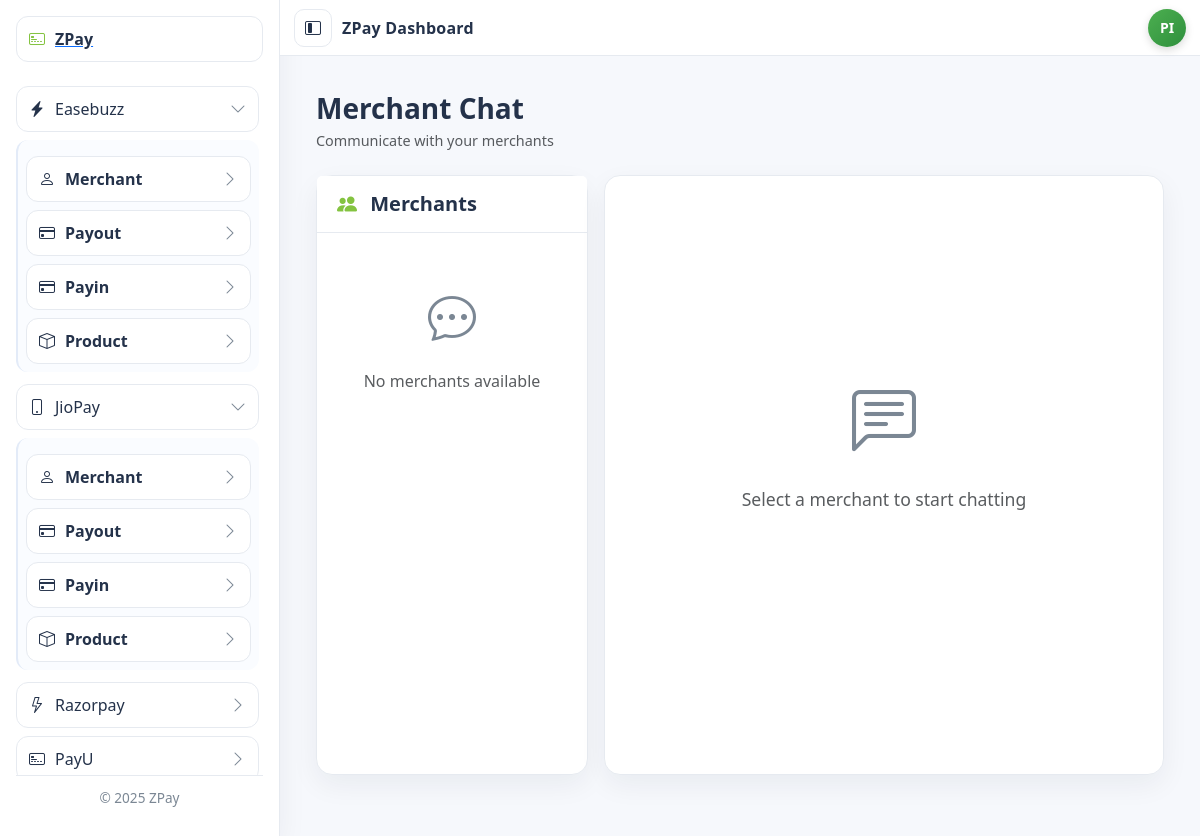
The app's page /dashboard/chat/ (signed in), older data.
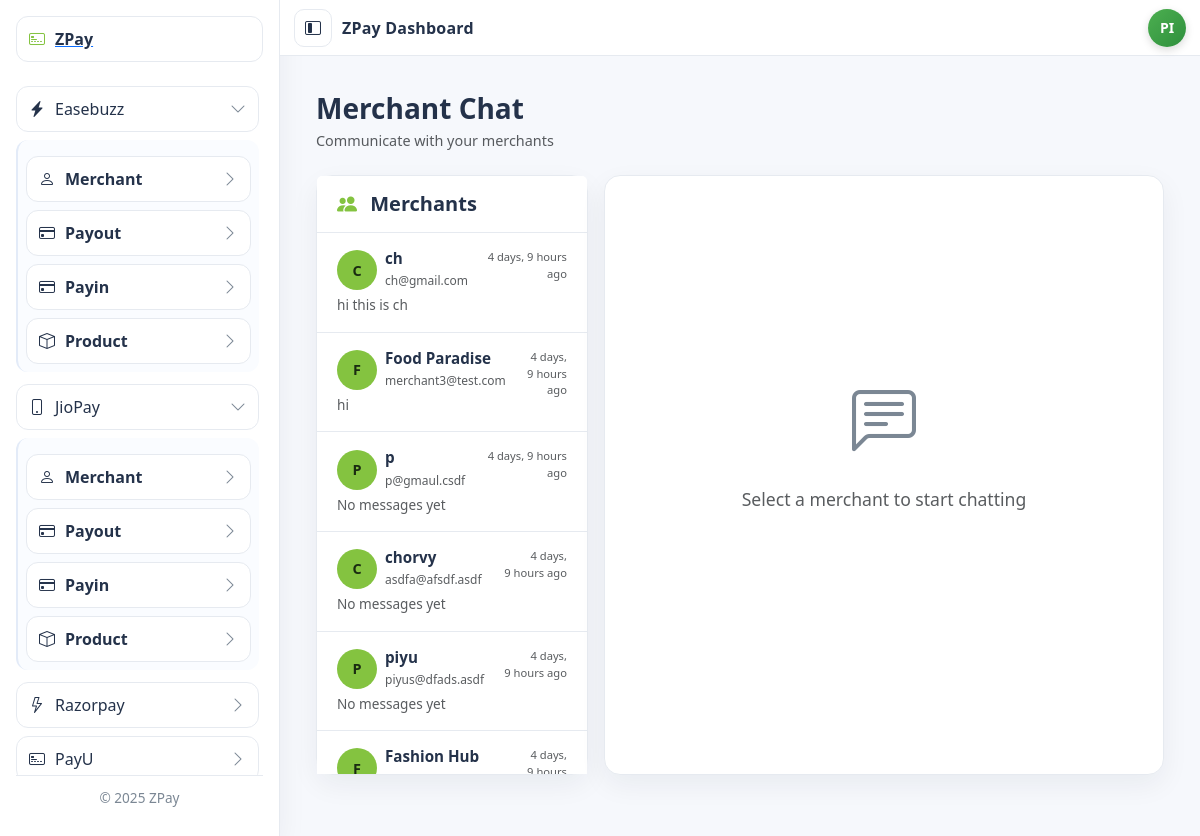
The same page, newer data.
### easebuzz/models.py (models this page shows, shortened)
class Merchant(models.Model):
    user = models.OneToOneField(User, on_delete=models.CASCADE, null=True, blank=True)
    merchant_name = models.CharField(max_length=255)
    business_type = models.CharField(max_length=100, blank=True, null=True)
    email = models.EmailField(unique=True)
    phone = models.CharField(max_length=20, blank=True, null=True)
    pan = models.CharField(max_length=10, blank=True, null=True)
    gstin = models.CharField(max_length=15, blank=True, null=True)
    address = models.TextField(blank=True, null=True)
    city = models.CharField(max_length=100, blank=True, null=True)
    state = models.CharField(max_length=100, blank=True, null=True)
    pincode = models.CharField(max_length=10, blank=True, null=True)
    bank_name = models.CharField(max_length=255, blank=True, null=True)
    account_no = models.CharField(max_length=50, blank=True, null=True)
    ifsc_code = models.CharField(max_length=11, blank=True, null=True)
    account_holder_name = models.CharField(max_length=255, blank=True, null=True)
    inr_balance = models.DecimalField(max_digits=12, decimal_places=2, default=0)
    hold_balance = models.DecimalField(max_digits=12, decimal_places=2, default=0)
    prepaid_status = models.CharField(
        max_length=20,
        choices=[("Active", "Active"), ("Inactive", "Inactive")],
        default="Inactive"
    )
    is_active = models.BooleanField(default=True)
    provider = models.CharField(max_length=100, default="easebuzz")
    easebuzz_key = models.CharField(max_length=255, blank=True, null=True)
    easebuzz_salt = models.CharField(max_length=255, blank=True, null=True)
    jiopay_key = models.CharField(max_length=255, blank=True, null=True)
    jiopay_salt = models.CharField(max_length=255, blank=True, null=True)
    created_at = models.DateTimeField(auto_now_add=True)
    updated_at = models.DateTimeField(auto_now=True)
    class Meta:
        ordering = ['-created_at']

class ChatMessage(models.Model):
    merchant = models.ForeignKey(Merchant, on_delete=models.CASCADE, related_name='chat_messages')
    sender = models.ForeignKey(User, on_delete=models.CASCADE, related_name='sent_messages')
    receiver = models.ForeignKey(User, on_delete=models.CASCADE, related_name='received_messages', null=True, blank=True)
    message = models.TextField()
    is_read = models.BooleanField(default=False)
    is_from_admin = models.BooleanField(default=False)
    created_at = models.DateTimeField(auto_now_add=True)
    read_at = models.DateTimeField(null=True, blank=True)
    class Meta:
        ordering = ['created_at']

### dashboard/chat_views.py (the view)
# urls.py: path('chat/', chat_views.admin_chat_list, name='admin_chat_list'),
@login_required(login_url='/auth/login/')
def admin_chat_list(request):
    if not request.user.is_staff:
        return redirect('/merchant/chat/')
    merchants = Merchant.objects.filter(
        is_active=True
    ).annotate(
        unread_count=Count('chat_messages', filter=Q(chat_messages__is_read=False, chat_messages__is_from_admin=False)),
        last_message_time=Max('chat_messages__created_at')
    ).order_by('-last_message_time', '-created_at')
    for merchant in merchants:
        last_msg = merchant.chat_messages.last()
        merchant.last_message = last_msg.message[:50] + '...' if last_msg and len(last_msg.message) > 50 else (last_msg.message if last_msg else 'No messages yet')
        merchant.last_message_time_display = last_msg.created_at if last_msg else merchant.created_at
    context = {
        'merchants': merchants,
        'active_merchant_id': request.GET.get('merchant_id'),
    }
    return render(request, 'dashboard/pages/admin_chat.html', context)

### dashboard/templates/dashboard/pages/admin_chat.html (shortened to what this page needs)
{% extends "dashboard/base.html" %}
{% block content %}
<div class="page">
  <div class="d-flex align-items-center justify-content-between mb-4">
    <div>
      <h3 class="fw-semibold mb-1" style="color: var(--text);">Merchant Chat</h3>
      <p class="text-muted mb-0" style="font-size: 0.9rem;">Communicate with your merchants</p>
    </div>
  </div>
  <div class="row g-3">
    <div class="col-lg-4">
      <div class="card border-0 rounded-4" style="background: var(--bg); border: 1px solid var(--stroke) !important; box-shadow: var(--shadow); height: calc(100vh - 200px);">
        <div class="card-header" style="background: var(--bg); border-bottom: 1px solid var(--stroke); padding: 16px 20px;">
          <h5 class="mb-0 fw-semibold" style="color: var(--text);">
            <i class="bi bi-people-fill me-2" style="color: var(--accent);"></i>
            Merchants
          </h5>
        </div>
        <div class="card-body p-0" style="overflow-y: auto;">
          {% if merchants %}
            <div class="list-group list-group-flush">
              {% for merchant in merchants %}
              <a href="#"
                 class="list-group-item list-group-item-action merchant-item {% if merchant.id|stringformat:'s' == active_merchant_id %}active{% endif %}"
                 data-merchant-id="{{ merchant.id }}"
                 onclick="loadConversation({{ merchant.id }}); return false;"
                 style="border: none; border-bottom: 1px solid var(--stroke); padding: 16px 20px; cursor: pointer; transition: all 0.2s;">
                <div class="d-flex w-100 justify-content-between align-items-start">
                  <div class="flex-grow-1">
                    <div class="d-flex align-items-center gap-2 mb-1">
                      <div class="avatar-circle" style="width: 40px; height: 40px; border-radius: 50%; background: var(--accent); display: grid; place-items: center;">
                        <span style="color: var(--accent-ink); font-weight: 600; font-size: 0.9rem;">
                          {{ merchant.merchant_name.0|upper }}
                        </span>
                      </div>
                      <div class="flex-grow-1">
                        <h6 class="mb-0 fw-semibold" style="color: var(--text); font-size: 0.95rem;">
                          {{ merchant.merchant_name }}
                        </h6>
                        <small class="text-muted" style="font-size: 0.75rem;">{{ merchant.email }}</small>
                      </div>
                    </div>
                    <p class="mb-0 text-muted" style="font-size: 0.85rem; margin-top: 4px;">
                      {{ merchant.last_message }}
                    </p>
                  </div>
                  <div class="text-end ms-2">
                    <small class="text-muted" style="font-size: 0.7rem; display: block; margin-bottom: 4px;">
                      {{ merchant.last_message_time_display|timesince }} ago
                    </small>
                  </div>
                </div>
              </a>
              {% endfor %}
            </div>
          {% else %}
            <div class="text-center py-5">
              <i class="bi bi-chat-dots" style="font-size: 3rem; color: var(--muted);"></i>
              <p class="text-muted mt-3">No merchants available</p>
            </div>
          {% endif %}
        </div>
      </div>
    </div>
    <div class="col-lg-8">
      <div class="card border-0 rounded-4" style="background: var(--bg); border: 1px solid var(--stroke) !important; box-shadow: var(--shadow); height: calc(100vh - 200px); display: flex; flex-direction: column;">
        <div id="chat-container">
          <div class="text-center py-5" style="margin-top: 150px;">
            <i class="bi bi-chat-left-text" style="font-size: 4rem; color: var(--muted);"></i>
            <p class="text-muted mt-3" style="font-size: 1.1rem;">Select a merchant to start chatting</p>
          </div>
        </div>
      </div>
    </div>
  </div>
</div>
{% endblock %}

Row changes from the older to the newer data that the page shows:
added Merchant: merchant_name.0 "C", merchant_name "ch", email "ch@gmail.com", last_message "hi this is ch", last_message_time_display "4 days, 9 hours"
added Merchant: merchant_name.0 "F", merchant_name "Food Paradise", email "merchant3@test.com", last_message "hi", last_message_time_display "4 days, 9 hours"
added Merchant: merchant_name.0 "P", merchant_name "p", email "p@gmaul.csdf", last_message "No messages yet", last_message_time_display "4 days, 9 hours"
added Merchant: merchant_name.0 "C", merchant_name "chorvy", email "asdfa@afsdf.asdf", last_message "No messages yet", last_message_time_display "4 days, 9 hours"
added Merchant: merchant_name.0 "P", merchant_name "piyu", email "piyus@dfads.asdf", last_message "No messages yet", last_message_time_display "4 days, 9 hours"
added Merchant: merchant_name.0 "F", merchant_name "Fashion Hub", last_message_time_display "4 days,…"
Text that changed along with them:
text no longer shown: "No merchants available"
